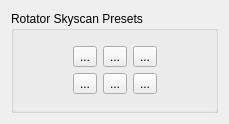
<?xml version="1.0" encoding="UTF-8"?>
<ui version="4.0">
 <class>skyScanPresetsFrame</class>
 <widget class="QFrame" name="skyScanPresetsFrame">
  <property name="geometry">
   <rect>
    <x>0</x>
    <y>0</y>
    <width>229</width>
    <height>124</height>
   </rect>
  </property>
  <property name="windowTitle">
   <string>Frame</string>
  </property>
  <layout class="QVBoxLayout" name="verticalLayout_2">
   <item>
    <widget class="QGroupBox" name="skyScanPresetsGroupBox">
     <property name="title">
      <string>Rotator Skyscan Presets</string>
     </property>
     <layout class="QVBoxLayout" name="verticalLayout_3">
      <item>
       <layout class="QVBoxLayout" name="verticalLayout">
        <item>
         <layout class="QHBoxLayout" name="horizontalLayout">
          <item>
           <spacer name="horizontalSpacer">
            <property name="orientation">
             <enum>Qt::Horizontal</enum>
            </property>
            <property name="sizeHint" stdset="0">
             <size>
              <width>40</width>
              <height>20</height>
             </size>
            </property>
           </spacer>
          </item>
          <item>
           <widget class="QToolButton" name="skyScanPresetTb0">
            <property name="text">
             <string>...</string>
            </property>
           </widget>
          </item>
          <item>
           <widget class="QToolButton" name="skyScanPresetTb1">
            <property name="text">
             <string>...</string>
            </property>
           </widget>
          </item>
          <item>
           <widget class="QToolButton" name="skyScanPresetTb2">
            <property name="text">
             <string>...</string>
            </property>
           </widget>
          </item>
          <item>
           <spacer name="horizontalSpacer_2">
            <property name="orientation">
             <enum>Qt::Horizontal</enum>
            </property>
            <property name="sizeHint" stdset="0">
             <size>
              <width>40</width>
              <height>20</height>
             </size>
            </property>
           </spacer>
          </item>
         </layout>
        </item>
        <item>
         <layout class="QHBoxLayout" name="horizontalLayout_2">
          <item>
           <spacer name="horizontalSpacer_3">
            <property name="orientation">
             <enum>Qt::Horizontal</enum>
            </property>
            <property name="sizeHint" stdset="0">
             <size>
              <width>40</width>
              <height>20</height>
             </size>
            </property>
           </spacer>
          </item>
          <item>
           <widget class="QToolButton" name="skyScanPresetTb3">
            <property name="text">
             <string>...</string>
            </property>
           </widget>
          </item>
          <item>
           <widget class="QToolButton" name="skyScanPresetTb4">
            <property name="text">
             <string>...</string>
            </property>
           </widget>
          </item>
          <item>
           <widget class="QToolButton" name="skyScanPresetTb5">
            <property name="text">
             <string>...</string>
            </property>
           </widget>
          </item>
          <item>
           <spacer name="horizontalSpacer_4">
            <property name="orientation">
             <enum>Qt::Horizontal</enum>
            </property>
            <property name="sizeHint" stdset="0">
             <size>
              <width>40</width>
              <height>20</height>
             </size>
            </property>
           </spacer>
          </item>
         </layout>
        </item>
       </layout>
      </item>
     </layout>
    </widget>
   </item>
  </layout>
 </widget>
 <resources/>
 <connections/>
</ui>
